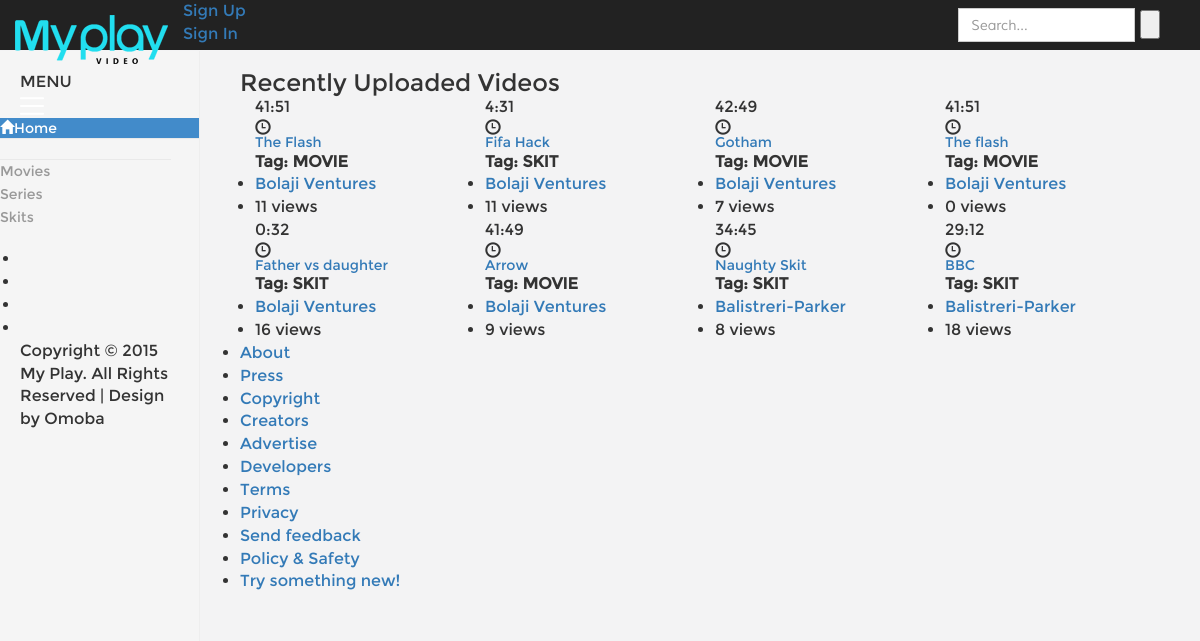
The app's page /frontend/index.php with its own data.
### tables this page shows
CREATE TABLE `movies` (
  `serial` int(11) NOT NULL,
  `id` varchar(50) NOT NULL,
  `title` varchar(150) NOT NULL,
  `description` varchar(500) NOT NULL,
  `lead_actor` varchar(50) NOT NULL,
  `other_actors` varchar(200) NOT NULL,
  `genre` varchar(100) NOT NULL,
  `user` int(11) NOT NULL,
  `prod_year` int(11) NOT NULL,
  `language` varchar(100) NOT NULL,
  `cover` varchar(150) NOT NULL,
  `thumbnail` varchar(150) NOT NULL,
  `link` varchar(150) NOT NULL,
  `filesize` double NOT NULL,
  `duration` varchar(100) NOT NULL,
  `view_rating` varchar(100) NOT NULL,
  `approved` tinyint(1) NOT NULL,
  `upload_time` int(11) NOT NULL,
  `time_approved` int(11) DEFAULT NULL
);

CREATE TABLE `users` (
  `id` int(11) NOT NULL,
  `name` varchar(50) NOT NULL,
  `mobile` varchar(20) NOT NULL,
  `email` varchar(100) NOT NULL,
  `password` varchar(200) NOT NULL,
  `hash` varchar(20) NOT NULL,
  `is_activated` tinyint(1) NOT NULL,
  `package` int(11) DEFAULT NULL,
  `sub_date` int(11) DEFAULT NULL,
  `has_paid` tinyint(1) NOT NULL,
  `date_joined` int(20) NOT NULL
);

CREATE TABLE `skits` (
  `serial` int(11) NOT NULL,
  `id` int(11) NOT NULL,
  `user` int(11) NOT NULL,
  `title` varchar(150) NOT NULL,
  `description` varchar(500) NOT NULL,
  `thumbnail` varchar(200) NOT NULL,
  `link` varchar(200) NOT NULL,
  `filesize` float NOT NULL,
  `duration` varchar(20) NOT NULL,
  `view_rating` varchar(100) NOT NULL,
  `approved` tinyint(1) NOT NULL,
  `upload_time` int(11) NOT NULL,
  `time_approved` int(11) DEFAULT NULL
);

### frontend/application/helpers/aid_helper.php (called while the page is built, shortened)
<?php
if (! function_exists('load_view')){
  function load_view($head,$body,$foot,$data = NULL){
    $instance = &get_instance();
    $instance->load->view($head,$data);
    $instance->load->view($body);
  }
}
if (! function_exists('get_views')){
  function get_views($video){
    $instance = &get_instance();
    return $instance->dbcontrol->get_views($video);
  }
}

### frontend/application/controllers/Home.php (called while the page is built, shortened)
<?php
class Home extends CI_Controller {
	public function index()
	{
		$data = ($this->dbcontrol->user_logged()) ? $this->_get_packages() : array('is_movie' => TRUE, 'is_series' => TRUE, 'is_skits' => TRUE);
		$data['title'] = 'Jollywatch';
		$data['videos'] = $this->dbcontrol->load_recent_videos();
		load_view('head','main','foot',$data);
	}
}

### frontend/index.php (called while the page is built, shortened)
<?php
require_once BASEPATH.'core/CodeIgniter.php';

### frontend/application/models/Dbcontrol.php (called while the page is built, shortened)
<?php
class Dbcontrol extends CI_Model{
  public function load_recent_videos(){
    if ($this->session->has_userdata('logged_in')){
        $package = $this->get_subscriber()->package;
         switch($package){
           case 1:
                return $this->db->limit(12)
                            ->select("'movies' as tbl, movies.id video, movies.thumbnail, movies.duration, movies.title, users.id user, users.name")
                            ->from("users, movies")
                            ->where("movies.user = users.id")
                            ->order_by('movies.upload_time', 'DESC')
                            ->get()->result();
                break;
           case 2:
                 return $this->db->imit(12)
                             ->select("'episodes' as tbl, episodes.id video, episodes.season, episodes.thumbnail, episodes.duration, episodes.title, episodes.episode, series.title series, users.id user, users.name")
                             ->from("users, series, episodes")
                             ->where("series.user = users.id")
                             ->where("episodes.series = series.id")
                             ->order_by('episodes.upload_time', 'DESC')
                             ->get()->result();
                 break;
           case 3:
                 return $this->db->limit(12)
                             ->select("'skits' as tbl, skits.id video, skits.thumbnail, skits.duration, skits.title, users.id user, users.name")
                             ->from("users, skits")
                             ->where("skits.user = users.id")
                             ->order_by('skits.upload_time', 'DESC')
                             ->get()->result();
                 break;
          case 4:
                $video1 = $this->db->limit(6)
                                  ->select("'movies' as tbl, movies.id video, movies.thumbnail, movies.duration, movies.title, users.id user, users.name")
                                  ->from("users, movies")
                                  ->where("movies.user = users.id")
                                  ->order_by('movies.upload_time', 'DESC')
                                  ->get()->result();
                $video2 = $this->db->limit(6)
                                    ->select("'episodes' as tbl, episodes.season, episodes.id video, episodes.thumbnail, episodes.duration, episodes.title, episodes.episode, series.title series, users.id user, users.name")
                                    ->from("users, series, episodes")
                                    ->where("series.user = users.id")
                                    ->where("episodes.series = series.id")
                                    ->order_by('episodes.upload_time', 'DESC')
                                    ->get()->result();
                $videos = array_merge($video1, $video2);
                shuffle($videos);
                return $videos;
                break;
            case 5:
                $video1 = $this->db->limit(6)
                            ->select("'movies' as tbl, movies.id video, movies.thumbnail, movies.duration, movies.title, users.id user, users.name")
                            ->from("users, movies")
                            ->where('movies.user = users.id')
                            ->order_by('movies.upload_time', 'DESC')
                            ->get()->result();
                $video2 = $this->db->limit(6)
                            ->select("'skits' as tbl, skits.id video, skits.thumbnail, skits.duration, skits.title, users.id user, users.name")
                            ->from("users, skits")
                            ->where('skits.user = users.id')
                            ->order_by('skits.upload_time', 'DESC')
                            ->get()->result();
                  $videos = array_merge($video1, $video2);
                  shuffle($videos);
                  return $videos;
                  break;
            case 6:
                  $video1 = $this->db->limit(6)
                                      ->select("'episodes' as tbl, episodes.id video, episodes.season, episodes.thumbnail, episodes.duration, episodes.title, episodes.episode, series.title series, users.id user, users.name")
                                      ->from("users, series, episodes")
                                      ->where("series.user = users.id")
                                      ->where("episodes.series = series.id")
                                      ->order_by('episodes.upload_time', 'DESC')
                                      ->get()->result();
                  $video2 = $this->db->limit(6)
                              ->select("'skits' as tbl, skits.id video, skits.thumbnail, skits.duration, skits.title, users.id user, users.name")
                              ->from("users, skits")
                              ->where(" skits.user = users.id ")
                              ->order_by('skits.upload_time', 'DESC')
                              ->get()->result();
                  $videos = array_merge($video1, $video2);
                  shuffle($videos);
                  return $videos;
                  break;
            case 7:
                  $video3 = $this->db->limit(4)
                                    ->select("'movies' as tbl, movies.id video, movies.thumbnail, movies.duration, movies.title, users.id user, users.name")
                                    ->from("users, movies")
                                    ->where("movies.user = users.id ")
                                    ->order_by('movies.upload_time', 'DESC')
                                    ->get()->result();
                  $video1 = $this->db->limit(4)
                                      ->select("'episodes' as tbl, episodes.id video, episodes.thumbnail, episodes.duration, episodes.title, episodes.season, episodes.episode, series.title series, users.id user, users.name")
                                      ->from("users, series, episodes")
                                      ->where("series.user = users.id")
                                      ->where("episodes.series = series.id")
                                      ->order_by('episodes.upload_time', 'DESC')
                                      ->get()->result();
                  $video2 = $this->db->limit(4)
                              ->select("'skits' as tbl, skits.id video, skits.thumbnail, skits.duration, skits.title, users.id user, users.name")
                              ->from("users, skits")
                              ->where(" skits.user = users.id ")
                              ->order_by('skits.upload_time', 'DESC')
                              ->get()->result();
                  $videos = array_merge($video3, $video2);
                  $videos = array_merge($videos, $video1);
                  shuffle($videos);
                  return $videos;
                  break;
         }
    }else{
      $videos = $this->db->limit(4)
                        ->select("'movies' as tbl, movies.id video, movies.thumbnail, movies.duration, movies.title, users.id user, users.name")
                        ->from('users, movies')
                        ->where("movies.user = users.id")
                        ->get()->result();
      $videos = array_merge($videos,$this->db->limit(4)
                        ->select("'skits' as tbl, skits.id video, skits.thumbnail, skits.duration, skits.title, users.id user, users.name")
                        ->from("users, skits")
                        ->where("skits.user = users.id")
                        ->get()->result());
      shuffle($videos);
      return $videos;
    }
  }
  public function get_views($video){
    return $this->db->select('count(*) as count')->where('video', $video)->get('views')->row()->count;
  }
}

### frontend/application/views/main.php (the view, shortened to what this page needs)
<div class="col-sm-9 col-sm-offset-3 col-md-10 col-md-offset-2 main">
			<div class="main-grids">
				<div class="recommended">
					<div class="recommended-info">
						<h3>Recently Uploaded Videos</h3>
					</div>
					<?php $check=1;
							foreach($videos as $video):
									if ( ($check - 1) % 4 == 0):
								?>
					<div class="recommended-grids">
					<?php endif; ?>
						<div class="col-md-3 resent-grid recommended-grid">
							<div class="resent-grid-img recommended-grid-img">
								<div class="time small-time">
									<p><?php echo $video->duration;?></p>
								</div>
								<div class="clck small-clck" style="margin-right: 1em;">
									<span class="glyphicon glyphicon-time" aria-hidden="true"></span>
								</div>
							</div>
							<div class="resent-grid-info recommended-grid-info video-info-grid">
								<h5><a href="<?php echo site_url("home/watch/{$video->tbl}/{$video->video}") ?>" class="title"><?php echo $video->title; ?></a></h5>
								<?php if ($video->tbl == 'episodes') : ?>
									<p><strong><em><?php echo "{$video->series} : Episode #".($video->season * 100 + $video->episode)?></em></strong></p>
								<?php else:  ?>
									<p><strong>Tag: <?php echo strtoupper(rtrim($video->tbl, 's')); ?></strong></p>
								<?php endif; ?>
								<ul>
									<li><p class="author author-info"><a href="#" class="author"><?php echo $video->name ?></a></p></li>
									<li class="right-list"><p class="views views-info"><?php echo get_views($video->video)." views"; ?></p></li>
								</ul>
							</div>
						</div>
						<?php if ( ($check % 4 == 0) or $check == count($videos) ): ?>
						<div class="clearfix"> </div>
					</div>
				<?php endif; $check++ ; ?>
			<?php endforeach; ?>
				</div>
      </div>

### records on screen
movies: duration "41:51", title "The Flash", tbl "MOVIE", user.name "Bolaji Ventures", video "11"
skits: duration "4:31", title "Fifa Hack", tbl "SKIT", user.name "Bolaji Ventures", video "11"
movies: duration "42:49", title "Gotham", tbl "MOVIE", user.name "Bolaji Ventures", video "7"
movies: duration "41:51", title "The flash", tbl "MOVIE", user.name "Bolaji Ventures", video "0"
skits: duration "0:32", title "Father vs daughter", tbl "SKIT", user.name "Bolaji Ventures", video "16"
movies: duration "41:49", title "Arrow", tbl "MOVIE", user.name "Bolaji Ventures", video "9"
skits: duration "34:45", title "Naughty Skit", tbl "SKIT", user.name "Balistreri-Parker", video "8"
skits: duration "29:12", title "BBC", tbl "SKIT", user.name "Balistreri-Parker", video "18"
